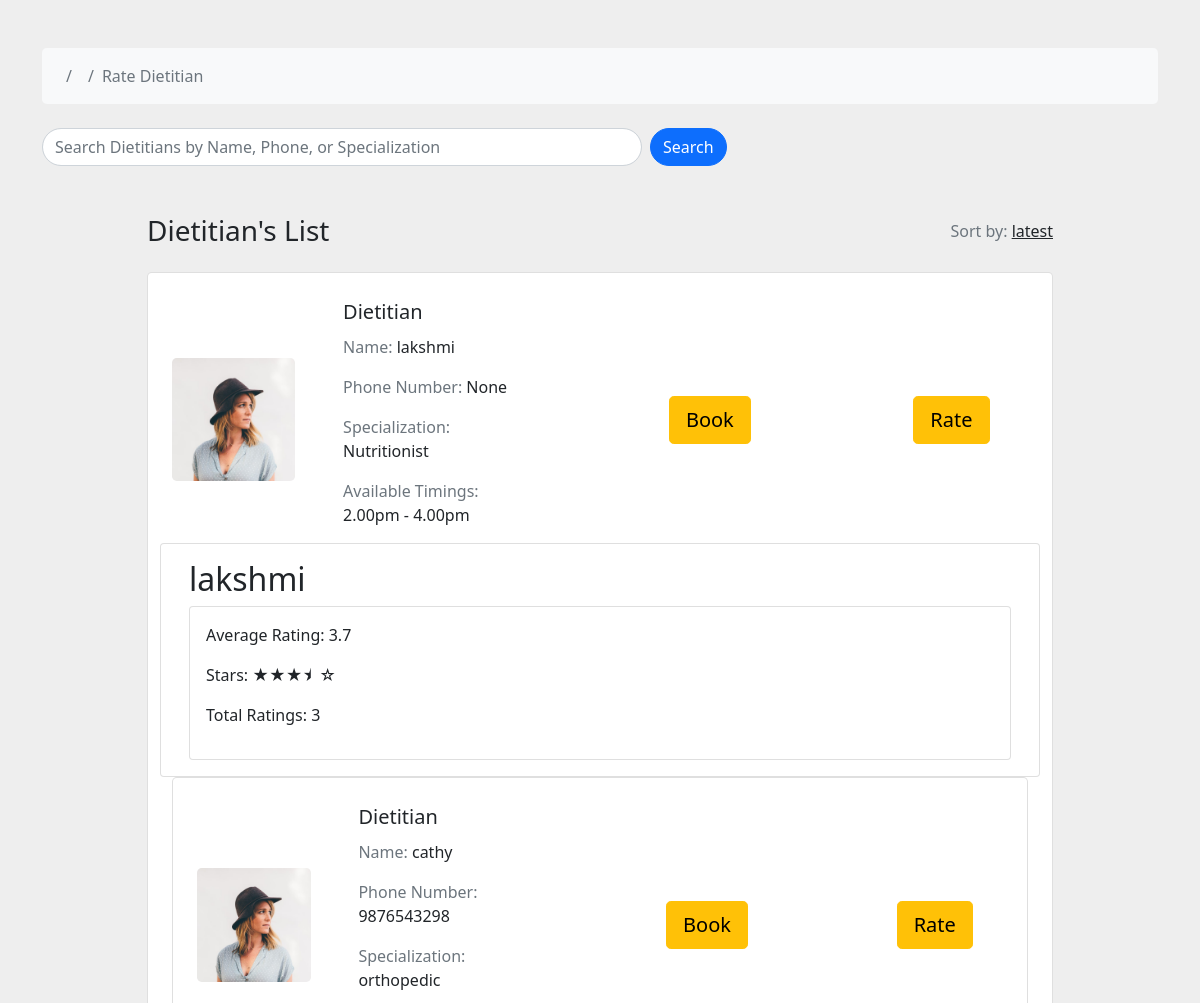
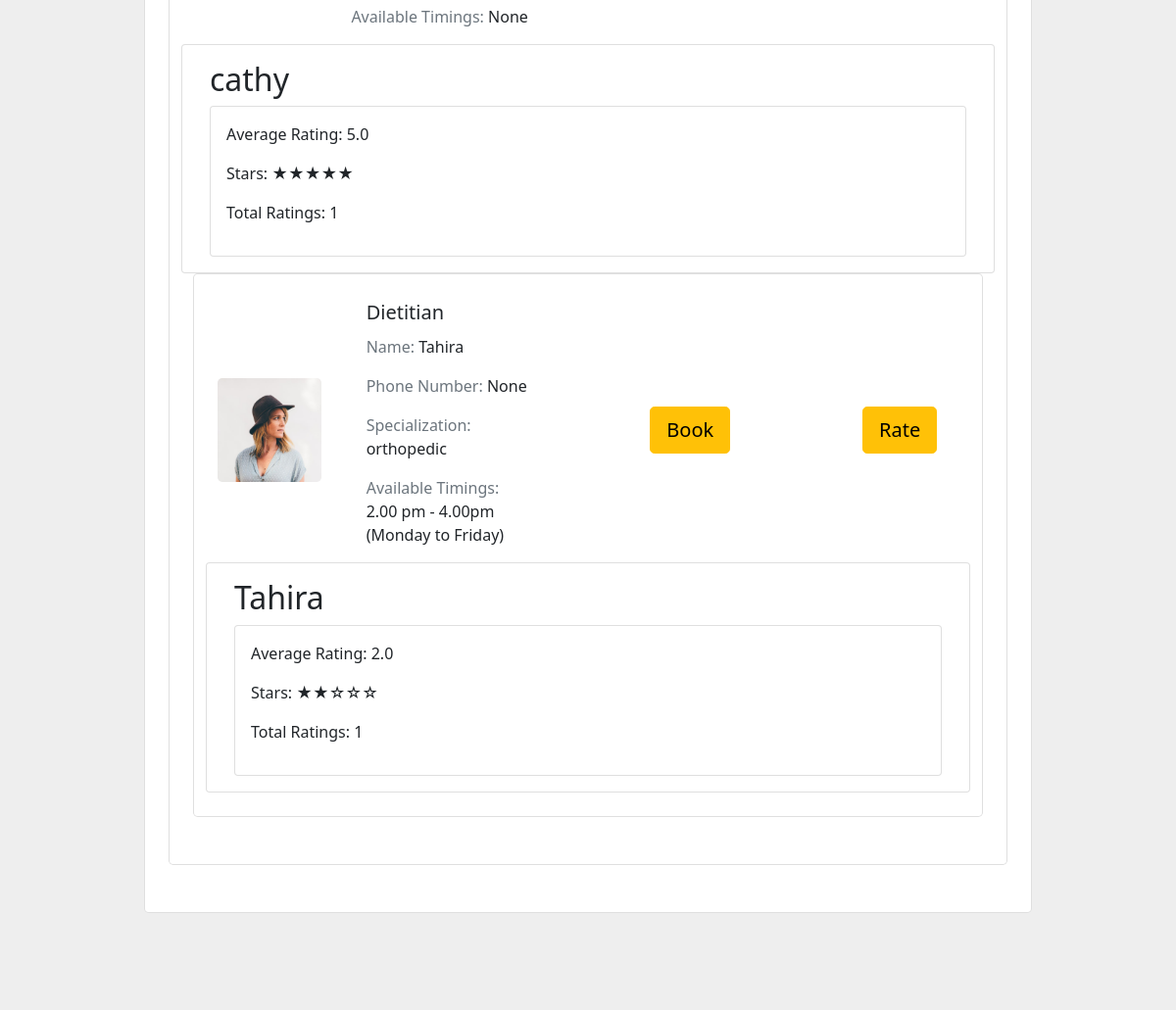
The app's page /dietitians_list/ with its own data (2 pictures, top to bottom).
### ct/models.py (models this page shows, shortened)
class DietitianProfile(models.Model):
    user = models.OneToOneField(settings.AUTH_USER_MODEL, on_delete=models.CASCADE)
    phone_number = models.CharField(max_length=15, blank=True, null=True)
    state = models.CharField(max_length=255, null=True, blank=True)
    district = models.CharField(max_length=100, blank=True, null=True)
    gender = models.CharField(max_length=10, blank=True)
    certifications = models.TextField()
    specialization = models.CharField(max_length=100)
    available_timings = models.CharField(max_length=255, blank=True, null=True)

class CustomUser(AbstractUser):
    CUSTOMER = 1
    DIETITIAN = 2
    DOCTOR = 3
    ROLE_CHOICE = (
     (CUSTOMER, 'Customer'),
     (DIETITIAN, 'Dietitian'),
     (DOCTOR, 'Doctor'),
    )
    username = models.CharField(max_length=100,unique=True ,default='')
    email = models.EmailField(unique=True)
    password = models.CharField(max_length=128)
    is_Customer = models.BooleanField(default=False)
    is_Dietitian = models.BooleanField(default=False)
    is_Doctor = models.BooleanField(default=False)
    REQUIRED_FIELDS = []

### ct/views.py (the view)
# urls.py: path('dietitians_list/', views.dietitians_list, name='dietitians_list'),
def dietitians_list(request):
    if request.method == 'POST':
        user_id = request.POST.get('user_id')
        dietitian_id = request.POST.get('dietitian_id')
        if dietitian_id is not None and user_id is not None:
            try:
                dietitian_id = int(dietitian_id)  # Convert to an integer if it's a string
                user_id = int(user_id)  # Convert to an integer if it's a string
            except (TypeError, ValueError):
                return redirect('dietitians_list')  # Redirect to the same page or show an error message
            booking = DietitianBooking.objects.create(user_id=user_id, dietitian_id=dietitian_id)
            if booking:
                return redirect('dietitians_list')  # Redirect to the page after successful booking
            else:
                return redirect('dietitians_list')  # Handle booking failure
        else:
            return redirect('dietitians_list')  # Redirect to the same page or show an error message
    else:  # Handling GET (search) request
        search_query = request.GET.get('search', '')
    dietitians = DietitianProfile.objects.all()
    for dietitian in dietitians:
        dietitian.avg_rating = dietitian.average_rating()
        dietitian.total_ratings = dietitian.total_ratings()
    if search_query:
        dietitians = dietitians.filter(
            Q(user__username__icontains=search_query) |
            Q(phone_number__icontains=search_query) |
            Q(specialization__icontains=search_query)
            )
    context = {
        'dietitians': dietitians,
    }
    return render(request, 'dietitians_list.html', context)

### ct/models.py (called while the page is built)
    def average_rating(self):
        ratings = DietitianRating.objects.filter(dietitian=self)
        if ratings.exists():
            average = ratings.aggregate(Avg('rating'))['rating__avg']
            return round(average, 1)
        return 0.0

    def total_ratings(self):
        return DietitianRating.objects.filter(dietitian=self).count()

### ct/templates/dietitians_list.html (shortened to what this page needs)
{% load static %}
<!DOCTYPE html>
<html lang="en">
    <head>
        <link href="https://cdn.jsdelivr.net/npm/bootstrap@5.0.2/dist/css/bootstrap.min.css" rel="stylesheet">
    </head>
    <body>
      <section style="background-color: #eee;">
        <div class="container py-5">
            <div class="row">
                <div class="col">
                    <nav aria-label="breadcrumb"
                        class="bg-light rounded-3 p-3 mb-4">
                        <ol class="breadcrumb mb-0">
                            <li class="breadcrumb-item">
                            <li class="breadcrumb-item">
                            <li class="breadcrumb-item active"
                                aria-current="page">Rate Dietitian</li>
                        </ol>
                    </nav>
                </div>
            </div>
<div class="row">
  <div class="col">
      <form method="get" action="{% url 'dietitians_list' %}" class="d-flex">
          <input type="text" name="search" class="form-control rounded-pill me-2" style="width: 600px;" placeholder="Search Dietitians by Name, Phone, or Specialization" value="{{ search_query }}">
          <button type="submit" class="btn btn-primary rounded-pill">Search</button>
      </form>
  </div>
</div>
<section class="h-100" style="background-color: #eee;">
    <div class="container h-100 py-5">
      <div class="row d-flex justify-content-center align-items-center h-100">
        <div class="col-10">
          <div class="d-flex justify-content-between align-items-center mb-4">
            <h3 class="fw-normal mb-0 text-black">Dietitian's List</h3>
            <div>
              <p class="mb-0"><span class="text-muted">Sort by:</span> <a href="#!" class="text-body">latest </a></p>
            </div>
          </div>
     {% for dietitian in dietitians %}
          <div class="card rounded-3 mb-4">
            <div class="card-body p-4">
              <div class="row d-flex justify-content-between align-items-center">
                <div class="col-md-2 col-lg-2 col-xl-2">
                  <img
                    src="{% static 'img/avatar/avatar-face-02.png' %}"
                    class="img-fluid rounded-3" alt="{{ dietitian.user.username }}">
                </div>
                <div class="col-md-3 col-lg-3 col-xl-3">
                  <p class="lead fw-normal mb-2">Dietitian</p>
                  <p><span class="text-muted">Name: </span>{{ dietitian.user.username }}</p>
                  <p><span class="text-muted">Phone Number: </span>{{dietitian.phone_number }}</p>
                  <p><span class="text-muted">Specialization: </span>{{dietitian.specialization }}</p>
                  <p><span class="text-muted">Available Timings: </span>{{ dietitian.available_timings }}</p>
                </div>
                <div class="col-md-3 col-lg-2 col-xl-2 offset-lg-1">
                  <a href="{% url 'dietitian_timeslots' dietitian_id=dietitian.user.id %}" id="book" class="btn btn-warning btn-lg ms-2">Book</a>
                </div>
                <div class="col-md-3 col-lg-2 col-xl-2 offset-lg-1">
                  <a href="{% url 'dietitian_ratings_page' dietitian.id %}" id="rate" class="btn btn-warning btn-lg ms-2">Rate</a>
                </div>
                <div class="card">
                  <div class="card-body">
                      <h2>{{ dietitian.user.username }}</h2>
              <div class="card">
                <div class="card-body">
                  <p>Average Rating: <span class="avgRating">{{ dietitian.avg_rating }}</span></p>
                  <p>Stars: <span class="starRating" data-rating="{{ dietitian.avg_rating }}" id="starRating_{{ dietitian.id }}"></span></p>
                  <p>Total Ratings: {{ dietitian.total_ratings }}</p>
                </div>
              </div>
              </div>
            </div>
          </div>
{% endfor %}
</div>
</div>
</section>
        </div>
  </section>
</body>
</html>

### records on screen
DietitianProfile: user.username "lakshmi", phone_number "None", specialization "Nutritionist", available_timings "2.00pm - 4.00pm", avg_rating "3.7", total_ratings "3"
DietitianProfile: user.username "cathy", phone_number "9876543298", specialization "orthopedic", available_timings "None", avg_rating "5.0", total_ratings "1"
DietitianProfile: user.username "Tahira", phone_number "None", specialization "orthopedic", available_timings "2.00 pm - 4.00pm (Monday to Friday)", avg_rating "2.0", total_ratings "1"
